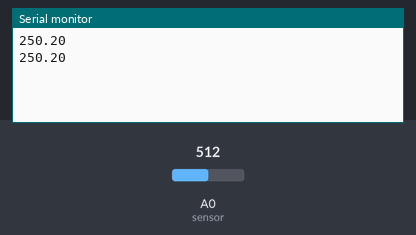
Bench run of a sketch on a simulated Arduino Uno, built with avr-gcc and run on an emulated ATmega328P. On the bench: the last lines printed to the serial monitor. The test bench sets the inputs (shaded band); at power-on: A0 (sensor) = 512.

Above: at 1.8 s.
1.9 s: A0 (sensor) set to 716
At 2.7 s:
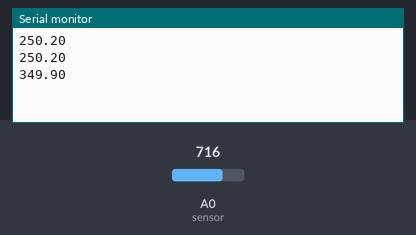
3.4 s: A0 (sensor) set to 900
At 4.8 s:
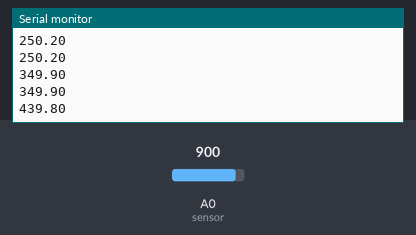
Timing chart, 0 to 6.4 s (numbered marks = the images above; inputs shaded):
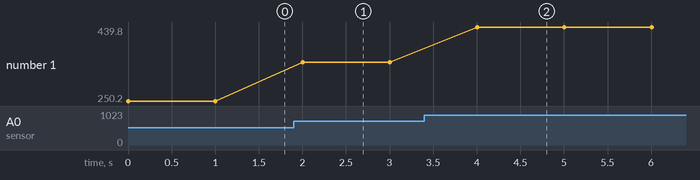

Measured:
- after the input at 1.9 s, the serial monitor: prints a new line after 0.10 s (image 1)
- after the input at 3.4 s, the serial monitor: prints a new line after 0.60 s (image 2)
- plotted number 1: 250.2 → 349.9 after the input at 1.9 s, 349.9 → 439.8 after the input at 3.4 s

The sketch:

LM35.ino
```cpp
const int sensor = 0;                                           //Sensor conectado al pin analogico "0"

float milivolts;
float temperature;
float startTime, stopTime;
float myDesiredTime;                                            //Definimos variables

void setup(){                                                   //void setup se ejecuta una vez que hace clic en el botón de carga
  Serial.begin(9600);
  startTime = 0;
  stopTime = 0;
  myDesiredTime = 600000;                                       //El sketch se ejecuta durante 600000 milisegundos
}


void loop(){                                                   //void loop es una rutina iterativa
  if(stopTime-startTime<=myDesiredTime){
      milivolts = (analogRead(sensor)*5000L)/1023;            //Conversor analógico a digital
      temperature = (milivolts / 10);                         //factor de escala lineal
      Serial.println(temperature);
      delay(1000);                                            //el sketch lee la temperatura cada segundo
      stopTime=millis();
    }
}
```
